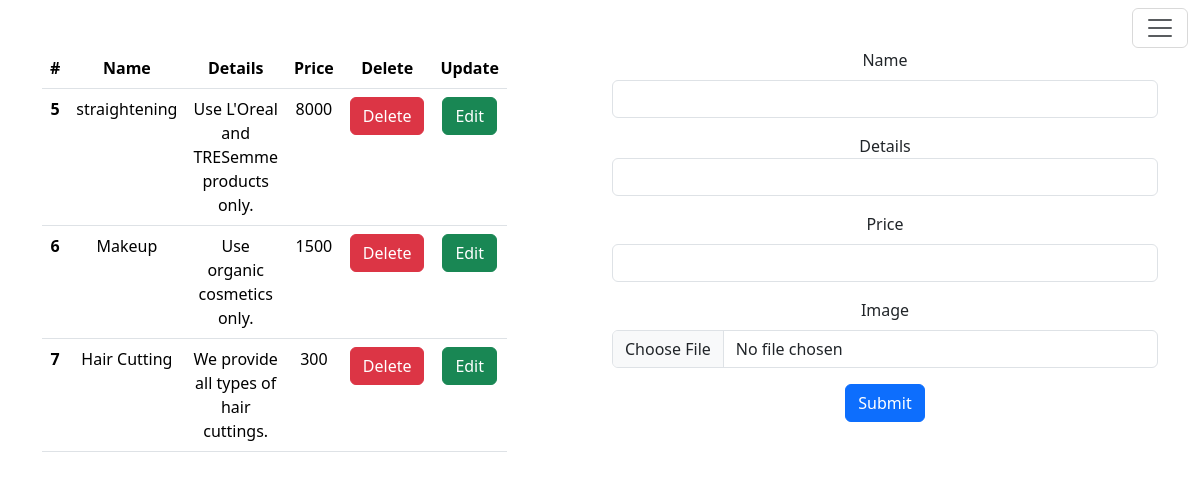
/sadmin/aserv, run on the app's committed database.
### services/models.py (models this page shows)
class service(models.Model):
    name= models.CharField( max_length=50)
    detail= models.CharField( max_length=50)
    price=models.IntegerField()
    picture= models.FileField(upload_to='services/',null=True ,blank=True)

### sadmin/views.py (the view, shortened to what this page needs)
# urls.py: path('aserv',aserv,name='aserv'),
def aserv(request):
    r= service.objects.all() # sequential data-type
    return render(request, 'sadmin/aserv.html',{'service' : r})

### template/sadmin/aserv.html (shortened to what this page needs)
{% extends "sadmin/base.html" %}
{% block page %}
<div class="container text-center mt-5">
    <div class="row ">
      <div class="col">
            <table class="table" style="width: 70%;">
                <thead>
                <tr>
                    <th scope="col">#</th>
                    <th scope="col">Name</th>
                    <th scope="col">Details</th>
                    <th scope="col">Price</th>
                    <th scope="col">Delete</th>
                    <th scope="col">Update</th>
                </tr>
                </thead>
                <tbody>
                {% for i in service %}
                    <tr>
                        <th scope="row">{{i.id}}</th>
                        <td scope="col">{{i.name}}</td>
                        <td scope="col">{{i.detail}}</td>
                        <td scope="col">{{i.price}}</td>
                        <td>
                            <a href='/sadmin/dels/{{i.id}}' class='btn btn-danger'> Delete </a>
                        </td>
                        <td>
                            <a href='/sadmin/update/{{i.id}}' class='btn btn-success'> Edit </a>
                        </td>
                    </tr>
                {% endfor %}
                </tbody>
          </table>
      </div>
      <div class="col">
        <form method='POST' enctype="multipart/form-data">
            <div class="mb-3">
                <label for="name" class="form-label">Name</label>
                <input type="text" class="form-control" id="name" name='name' aria-describedby="emailHelp">
            </div>
            <div class="mb-3 ">
                <label class="detail" for="form-label">Details</label>
                <input type="text" class="form-control" id="detail" name='detail' aria-describedby="emailHelp">
            </div>
            <div class="mb-3">
                <label for="price" class="form-label">Price</label>
                <input type="text" class="form-control" id="price" name='price' aria-describedby="emailHelp">
            </div>
            <div class="mb-3">
                <label for="image" class="form-label">Image</label>
                <input type="file" class="form-control" id="image" name='picture' aria-describedby="emailHelp">
            </div>
            <button type="submit" class="btn btn-primary">Submit</button>
        </form>
        </div>
    </div>
</div>
{% endblock page %}

### data on the page
service: id "5", name "straightening", detail "Use L'Oreal and TRESemme products only.", price "8000"
service: id "6", name "Makeup", detail "Use organic cosmetics only.", price "1500"
service: id "7", name "Hair Cutting", detail "We provide all types of hair cuttings.", price "300"
